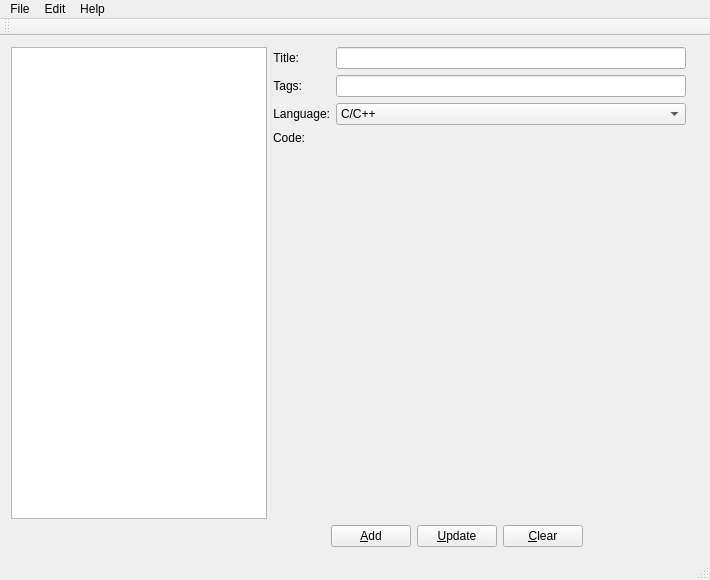
<?xml version="1.0" encoding="UTF-8"?>
<ui version="4.0">
 <class>MainWindow</class>
 <widget class="QMainWindow" name="MainWindow">
  <property name="geometry">
   <rect>
    <x>0</x>
    <y>0</y>
    <width>710</width>
    <height>580</height>
   </rect>
  </property>
  <property name="windowTitle">
   <string>QSnippets | Collect Your Code</string>
  </property>
  <widget class="QWidget" name="centralWidget">
   <layout class="QVBoxLayout" name="verticalLayout">
    <item>
     <layout class="QFormLayout" name="formLayout_2">
      <property name="fieldGrowthPolicy">
       <enum>QFormLayout::FieldsStayAtSizeHint</enum>
      </property>
      <item row="1" column="0">
       <widget class="QTreeView" name="treeView"/>
      </item>
      <item row="1" column="1">
       <layout class="QFormLayout" name="formLayout">
        <item row="0" column="0">
         <widget class="QLabel" name="label">
          <property name="text">
           <string>Title:</string>
          </property>
          <property name="alignment">
           <set>Qt::AlignRight|Qt::AlignTrailing|Qt::AlignVCenter</set>
          </property>
         </widget>
        </item>
        <item row="0" column="1">
         <widget class="QLineEdit" name="title">
          <property name="minimumSize">
           <size>
            <width>300</width>
            <height>0</height>
           </size>
          </property>
         </widget>
        </item>
        <item row="1" column="0">
         <widget class="QLabel" name="label_2">
          <property name="text">
           <string>Tags:</string>
          </property>
          <property name="alignment">
           <set>Qt::AlignRight|Qt::AlignTrailing|Qt::AlignVCenter</set>
          </property>
         </widget>
        </item>
        <item row="1" column="1">
         <widget class="QLineEdit" name="tags">
          <property name="minimumSize">
           <size>
            <width>300</width>
            <height>0</height>
           </size>
          </property>
         </widget>
        </item>
        <item row="2" column="0">
         <widget class="QLabel" name="label_3">
          <property name="text">
           <string>Language:</string>
          </property>
          <property name="alignment">
           <set>Qt::AlignRight|Qt::AlignTrailing|Qt::AlignVCenter</set>
          </property>
         </widget>
        </item>
        <item row="2" column="1">
         <widget class="QComboBox" name="language">
          <item>
           <property name="text">
            <string>C/C++</string>
           </property>
          </item>
          <item>
           <property name="text">
            <string>PHP</string>
           </property>
          </item>
          <item>
           <property name="text">
            <string>Java</string>
           </property>
          </item>
         </widget>
        </item>
        <item row="3" column="0">
         <widget class="QLabel" name="label_4">
          <property name="text">
           <string>Code:</string>
          </property>
          <property name="alignment">
           <set>Qt::AlignRight|Qt::AlignTop|Qt::AlignTrailing</set>
          </property>
         </widget>
        </item>
        <item row="3" column="1">
         <widget class="QsciScintilla" name="code">
          <property name="minimumSize">
           <size>
            <width>350</width>
            <height>350</height>
           </size>
          </property>
          <property name="toolTip">
           <string/>
          </property>
          <property name="whatsThis">
           <string/>
          </property>
         </widget>
        </item>
       </layout>
      </item>
      <item row="2" column="1">
       <layout class="QHBoxLayout" name="horizontalLayout">
        <item>
         <spacer name="horizontalSpacer">
          <property name="orientation">
           <enum>Qt::Horizontal</enum>
          </property>
          <property name="sizeHint" stdset="0">
           <size>
            <width>58</width>
            <height>20</height>
           </size>
          </property>
         </spacer>
        </item>
        <item>
         <widget class="QPushButton" name="addButton">
          <property name="text">
           <string>&amp;Add</string>
          </property>
          <property name="icon">
           <iconset resource="data.qrc">
            <normaloff>:/images/add.png</normaloff>:/images/add.png</iconset>
          </property>
         </widget>
        </item>
        <item>
         <widget class="QPushButton" name="updateButton">
          <property name="text">
           <string>&amp;Update</string>
          </property>
          <property name="icon">
           <iconset resource="data.qrc">
            <normaloff>:/images/update.png</normaloff>:/images/update.png</iconset>
          </property>
         </widget>
        </item>
        <item>
         <widget class="QPushButton" name="clearButton">
          <property name="text">
           <string>&amp;Clear</string>
          </property>
          <property name="icon">
           <iconset resource="data.qrc">
            <normaloff>:/images/delete.png</normaloff>:/images/delete.png</iconset>
          </property>
         </widget>
        </item>
       </layout>
      </item>
     </layout>
    </item>
   </layout>
  </widget>
  <widget class="QMenuBar" name="menuBar">
   <property name="geometry">
    <rect>
     <x>0</x>
     <y>0</y>
     <width>710</width>
     <height>25</height>
    </rect>
   </property>
   <widget class="QMenu" name="menuFile">
    <property name="title">
     <string>File</string>
    </property>
    <addaction name="actionCreate_new_Snippet"/>
    <addaction name="separator"/>
    <addaction name="action_Close"/>
   </widget>
   <widget class="QMenu" name="menuEdit">
    <property name="title">
     <string>Edit</string>
    </property>
    <addaction name="actionCut"/>
    <addaction name="actionCopy"/>
    <addaction name="actionPaste"/>
    <addaction name="separator"/>
    <addaction name="actionClear"/>
   </widget>
   <widget class="QMenu" name="menuHelp">
    <property name="title">
     <string>Help</string>
    </property>
    <addaction name="actionOfficiel_Website"/>
    <addaction name="actionDocumentation"/>
    <addaction name="separator"/>
    <addaction name="actionAbout_Qt"/>
    <addaction name="actionAbout_QSnippets"/>
   </widget>
   <addaction name="menuFile"/>
   <addaction name="menuEdit"/>
   <addaction name="menuHelp"/>
  </widget>
  <widget class="QToolBar" name="mainToolBar">
   <attribute name="toolBarArea">
    <enum>TopToolBarArea</enum>
   </attribute>
   <attribute name="toolBarBreak">
    <bool>false</bool>
   </attribute>
  </widget>
  <widget class="QStatusBar" name="statusBar"/>
  <action name="actionOfficiel_Website">
   <property name="text">
    <string>Officiel Website</string>
   </property>
  </action>
  <action name="actionDocumentation">
   <property name="text">
    <string>Documentation</string>
   </property>
  </action>
  <action name="actionAbout_Qt">
   <property name="text">
    <string>About Qt</string>
   </property>
  </action>
  <action name="actionAbout_QSnippets">
   <property name="text">
    <string>About QSnippets</string>
   </property>
  </action>
  <action name="actionCreate_new_Snippet">
   <property name="text">
    <string>Create Snippet</string>
   </property>
  </action>
  <action name="action_Close">
   <property name="text">
    <string>&amp;Close</string>
   </property>
  </action>
  <action name="actionCut">
   <property name="text">
    <string>Cut</string>
   </property>
  </action>
  <action name="actionCopy">
   <property name="text">
    <string>Copy</string>
   </property>
  </action>
  <action name="actionPaste">
   <property name="text">
    <string>Paste</string>
   </property>
  </action>
  <action name="actionClear">
   <property name="text">
    <string>Clear</string>
   </property>
  </action>
 </widget>
 <layoutdefault spacing="6" margin="11"/>
 <customwidgets>
  <customwidget>
   <class>QsciScintilla</class>
   <extends>QFrame</extends>
   <header>Qsci/qsciscintilla.h</header>
   <container>1</container>
  </customwidget>
 </customwidgets>
 <resources>
  <include location="data.qrc"/>
 </resources>
 <connections/>
</ui>
